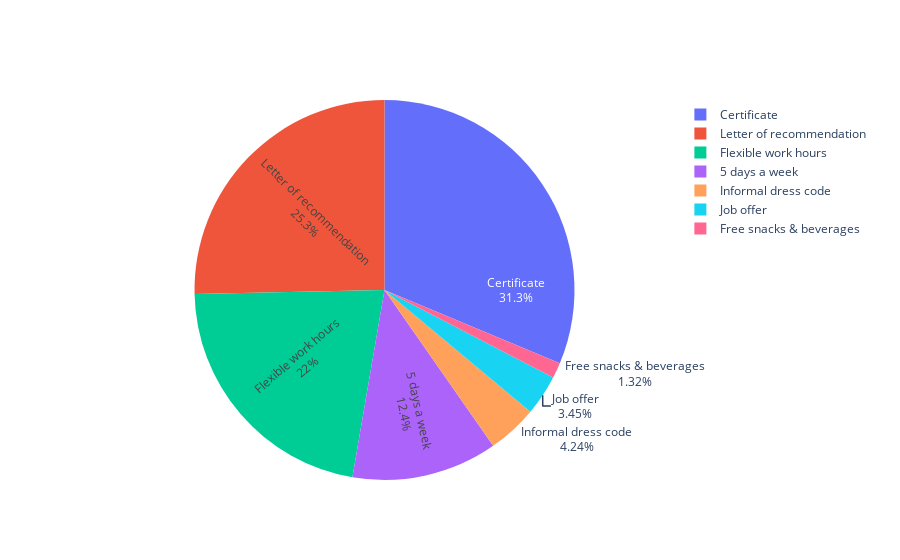

Write notebook code for a chart like this one.
### Code cell
fig = go.Figure(data=[go.Pie(labels=perks_series.index, values=perks_series.values, textinfo='label+percent',
                             insidetextorientation='radial'
                            )])
fig.show()

### Figure 1 — Plotly figure (JSON) as saved in the notebook; plotly's stock layout.template omitted (floating-point values rounded to 4 significant figures)
{"data": [{"insidetextorientation": "radial", "labels": ["Certificate", "Flexible work hours", "5 days a week", "Letter of recommendation", "Informal dress code", "Free snacks & beverages", "Job offer"], "textinfo": "label+percent", "type": "pie", "values": [2131, 1495, 844, 1726, 289, 90, 235]}], "layout": {}}
